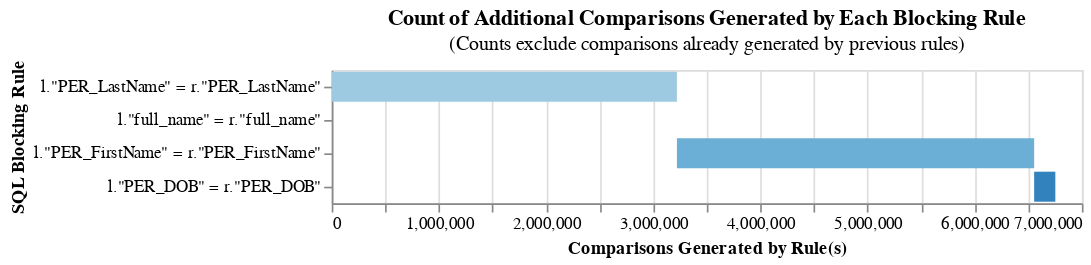

Notebook cell for this chart:
### Code cell
from splink.duckdb.blocking_rule_library import block_on

blocking_rules = [
        block_on("PER_LastName"),
        block_on("full_name"),
        block_on("PER_FirstName"),
        block_on("PER_DOB"),
]
linker.cumulative_num_comparisons_from_blocking_rules_chart(blocking_rules)

### Figure 1 — Vega-Lite specification as saved in the notebook (floating-point values rounded to 4 significant figures)
{"config": {"view": {"continuousWidth": 300, "continuousHeight": 300}}, "data": {"name": "data-5c36a5c8e85ab8565b0972e78e30e03c"}, "mark": "bar", "encoding": {"color": {"field": "rule", "legend": null, "scale": {"scheme": "category20c"}}, "order": {"field": "cumulative_rows"}, "tooltip": [{"field": "rule", "title": "SQL Condition", "type": "nominal"}, {"field": "row_count", "format": ",", "title": "Comparisons Generated", "type": "quantitative"}, {"field": "cumulative_rows", "format": ",", "title": "Cumulative Comparisons", "type": "quantitative"}, {"field": "cartesian", "format": ",", "title": "Cartesian Product of Input Data", "type": "quantitative"}, {"field": "reduction_ratio", "title": "Reduction Ratio (cumulative rows/cartesian product)", "type": "nominal"}], "x": {"field": "start", "title": "Comparisons Generated by Rule(s)", "type": "quantitative"}, "x2": {"field": "cumulative_rows"}, "y": {"field": "rule", "sort": ["-x2"], "title": "SQL Blocking Rule"}}, "height": {"step": 20}, "title": {"text": "Count of Additional Comparisons Generated by Each Blocking Rule", "subtitle": "(Counts exclude comparisons already generated by previous rules)"}, "width": 450, "$schema": "https://vega.github.io/schema/vega-lite/v5.9.3.json", "datasets": {"data-5c36a5c8e85ab8565b0972e78e30e03c": [{"row_count": 3221114, "rule": "l.\"PER_LastName\" = r.\"PER_LastName\"", "cumulative_rows": 3221114, "cartesian": 4999950000, "reduction_ratio": "The rolling reduction ratio with your given blocking rule(s) is 0.999356. This represents the reduction in the total number of comparisons due to your rule(s).", "start": 0}, {"row_count": 1, "rule": "l.\"full_name\" = r.\"full_name\"", "cumulative_rows": 3221115, "cartesian": 4999950000, "reduction_ratio": "The rolling reduction ratio with your given blocking rule(s) is 0.999356. This represents the reduction in the total number of comparisons due to your rule(s).", "start": 3221114}, {"row_count": 3333580, "rule": "l.\"PER_FirstName\" = r.\"PER_FirstName\"", "cumulative_rows": 6554695, "cartesian": 4999950000, "reduction_ratio": "The rolling reduction ratio with your given blocking rule(s) is 0.998689. This represents the reduction in the total number of comparisons due to your rule(s).", "start": 3221115}, {"row_count": 197627, "rule": "l.\"PER_DOB\" = r.\"PER_DOB\"", "cumulative_rows": 6752322, "cartesian": 4999950000, "reduction_ratio": "The rolling reduction ratio with your given blocking rule(s) is 0.99865. This represents the reduction in the total number of comparisons due to your rule(s).", "start": 6554695}]}}
